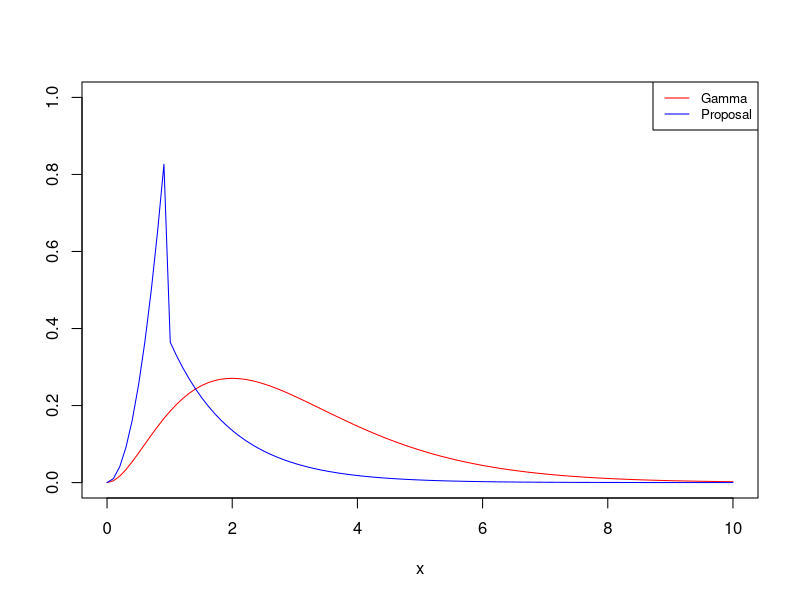
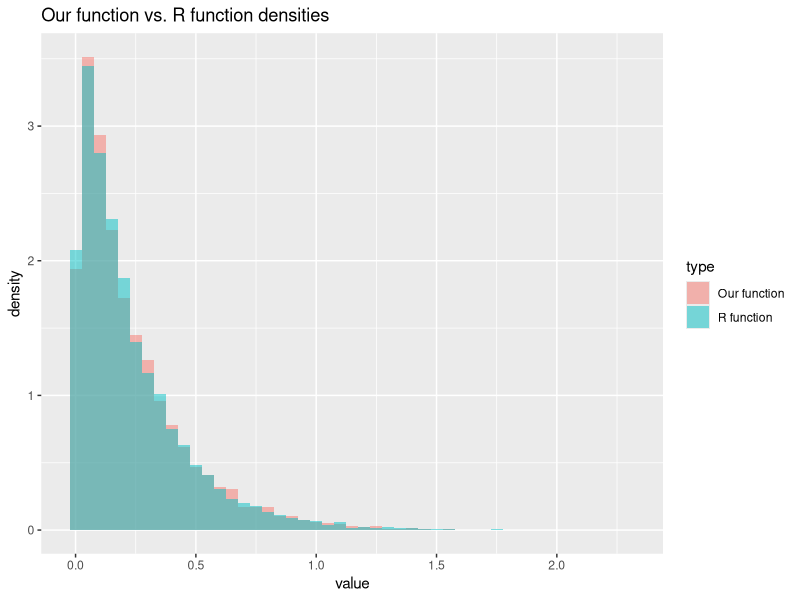
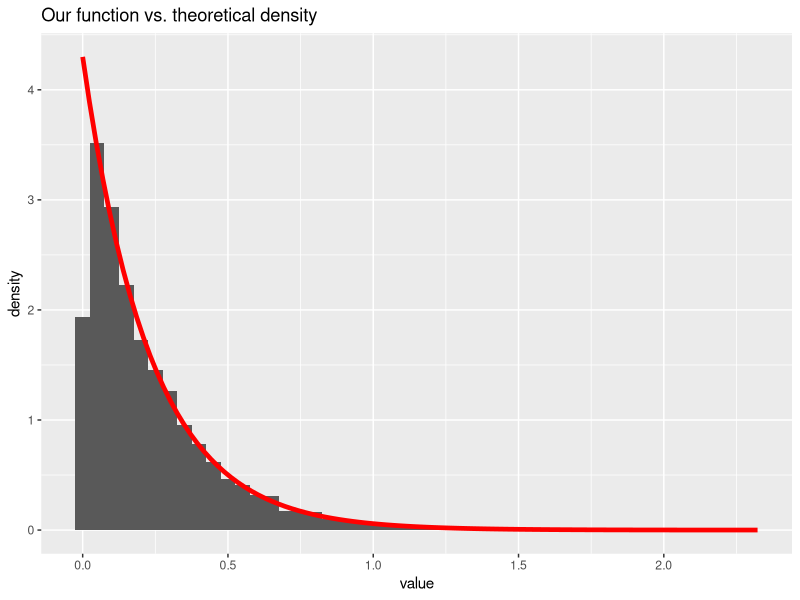

These charts were generated, in order, by the following R code:
## ---- chunk 1
library(formatR)
showsol <- FALSE
library(knitr)
opts_chunk$set(tidy.opts = list(width.cutoff = 68), tidy = TRUE, warning = FALSE, error = FALSE, message = FALSE, echo = TRUE)
## ---- chunk 2
library(pracma)
f_A2 = function(c, x, alpha){
  result = vector(length = length(x))
  result[x<1] = sapply(x[x<1], function(x) c*x^(alpha - 1))
  result[x>=1] = sapply(x[x>=1], function(x) c*exp(-x))
  return(result)
}

x = linspace(0, 10, 100)
y_gamma = dgamma(x, 3)
y_prop = f_A2(1, x, 3)

plot1 = plot(x, y_gamma, col='red', type='l', ylab="", ylim = c(0., 1.))
lines(x, y_prop, type='l', col='blue')
legend(x="topright", .95, legend=c("Gamma", "Proposal"), col=c('red', 'blue'), lty=1, cex=0.8)
## ---- chunk 3
sample_f = function(size=1, f){
  uniform = runif(size=length(x))
  
}
  
## ---- chunk 4
library(ggplot2)
exponential<- function(lambda, n){
  u = runif(n)
  x = -1/lambda*log(u)
  return(x)
}
## ---- chunk 5
n = 10000
lambda = 4.300
y = rexp(n, lambda)
x = exponential(lambda,n)
cat('Theoretical mean: ', 1/lambda,' Computed mean: ', mean(x),'\n')
cat('Theoretical variance: ', 1/lambda^2, ' Computed variance: ', var(x))
## ---- chunk 6
rfunc = data.frame(value = y)
ourfunc = data.frame(value = x)
rfunc$type = 'R function'
ourfunc$type = 'Our function'
df = rbind(rfunc,ourfunc)
ggplot(df, aes(value, fill = type)) + 
   geom_histogram(alpha = 0.5, aes(y = ..density..), binwidth = 0.05, position = 'identity') + ggtitle("Our function vs. R function densities")
df2 <- data.frame(theo=seq(0,max(x),length.out=n), value=x)
h <- ggplot(df2, aes(x = value))
h <- h + geom_histogram(aes(y = ..density..), binwidth=0.05) +stat_function(fun=dexp,geom = "line",size=1.6,col="red",args = (mean=lambda))
h <- h + ggtitle("Our function vs. theoretical density")
h
